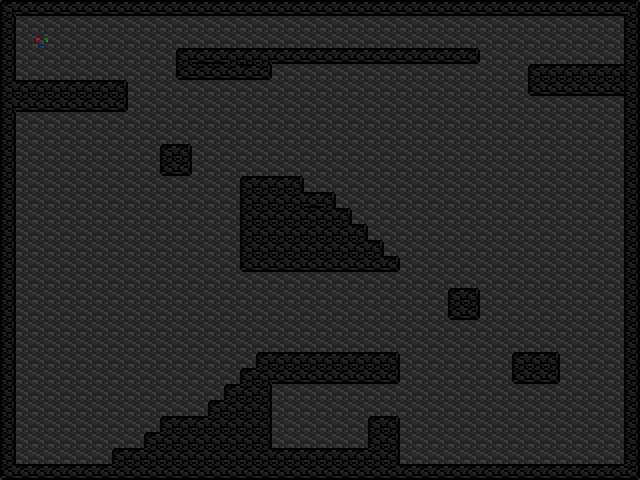

A 2D game scene composited from a Tiled map and its tileset images. What follows is a short description and the map's XML, with every tile layer's data as written:
An orthogonal 40x30 tile map with 16x16 px tiles, 1 tile layer (fondo) and 2 objects.

<map version="1.0" orientation="orthogonal" renderorder="right-down" width="40" height="30" tilewidth="16" tileheight="16">
 <tileset firstgid="1" name="sheet" tilewidth="16" tileheight="16">
  <image source="../sheet.png" width="256" height="256" />
 </tileset>
 <layer name="fondo" width="40" height="30">
  <data encoding="csv">
1,5,5,5,5,5,5,5,5,5,5,5,5,5,5,5,5,5,5,5,5,5,5,5,5,5,5,5,5,5,5,5,5,5,5,5,5,5,5,3,
36,49,49,49,49,49,49,49,49,49,49,49,49,49,49,49,49,49,49,49,49,49,49,49,49,49,49,49,49,49,49,49,49,49,49,49,49,49,49,36,
36,49,50,49,49,49,49,49,49,49,49,49,49,49,49,49,49,49,49,49,49,49,49,49,49,49,49,49,49,49,49,49,49,49,49,49,49,49,49,36,
36,49,49,49,49,49,49,49,49,49,49,1,5,5,2,2,2,5,5,5,5,5,5,5,5,5,5,5,5,6,49,49,49,49,49,49,49,49,49,36,
36,49,49,49,49,49,49,49,49,49,49,33,34,34,34,5,35,49,49,49,49,49,49,49,49,49,49,49,49,49,49,49,49,1,2,2,2,2,2,36,
17,2,2,2,2,2,2,3,49,49,49,49,49,49,49,49,49,49,49,49,49,49,49,49,49,49,49,49,49,49,49,49,49,33,34,34,34,34,34,36,
17,34,34,34,34,34,34,35,49,49,49,49,49,49,49,49,49,49,49,49,49,49,49,49,49,49,49,49,49,49,49,49,49,49,49,49,49,49,49,36,
36,49,49,49,49,49,49,49,49,49,49,49,49,49,49,49,49,49,49,49,49,49,49,49,49,49,49,49,49,49,49,49,49,49,49,49,49,49,49,36,
36,49,49,49,49,49,49,49,49,49,49,49,49,49,49,49,49,49,49,49,49,49,49,49,49,49,49,49,49,49,49,49,49,49,49,49,49,49,49,36,
36,49,49,49,49,49,49,49,49,49,1,3,49,49,49,49,49,49,49,49,49,49,49,49,49,49,49,49,49,49,49,49,49,49,49,49,49,49,49,36,
36,49,49,49,49,49,49,49,49,49,33,35,49,49,49,49,49,49,49,49,49,49,49,49,49,49,49,49,49,49,49,49,49,49,49,49,49,49,49,36,
36,49,49,49,49,49,49,49,49,49,49,49,49,49,49,1,2,2,3,49,49,49,49,49,49,49,49,49,49,49,49,49,49,49,49,49,49,49,49,36,
36,49,49,49,49,49,49,49,49,49,49,49,49,49,49,17,18,18,18,5,3,49,49,49,49,49,49,49,49,49,49,49,49,49,49,49,49,49,49,36,
36,49,49,49,49,49,49,49,49,49,49,49,49,49,49,17,18,18,18,18,18,3,49,49,49,49,49,49,49,49,49,49,49,49,49,49,49,49,49,36,
36,49,49,49,49,49,49,49,49,49,49,49,49,49,49,17,18,18,18,18,18,18,3,49,49,49,49,49,49,49,49,49,49,49,49,49,49,49,49,36,
36,49,49,49,49,49,49,49,49,49,49,49,49,49,49,17,18,18,18,18,18,18,18,3,49,49,49,49,49,49,49,49,49,49,49,49,49,49,49,36,
36,49,49,49,49,49,49,49,49,49,49,49,49,49,49,33,34,34,34,34,34,34,34,34,6,49,49,49,49,49,49,49,49,49,49,49,49,49,49,36,
36,49,49,49,49,49,49,49,49,49,49,49,49,49,49,49,49,49,49,49,49,49,49,49,49,49,49,49,49,49,49,49,49,49,49,49,49,49,49,36,
36,49,49,49,49,49,49,49,49,49,49,49,49,49,49,49,49,49,49,49,49,49,49,49,49,49,49,49,1,3,49,49,49,49,49,49,49,49,49,36,
36,49,49,49,49,49,49,49,49,49,49,49,49,49,49,49,49,49,49,49,49,49,49,49,49,49,49,49,33,35,49,49,49,49,49,49,49,49,49,36,
36,49,49,49,49,49,49,49,49,49,49,49,49,49,49,49,49,49,49,49,49,49,49,49,49,49,49,49,49,49,49,49,49,49,49,49,49,49,49,36,
36,49,49,49,49,49,49,49,49,49,49,49,49,49,49,49,49,49,49,49,49,49,49,49,49,49,49,49,49,49,49,49,49,49,49,49,49,49,49,36,
36,49,49,49,49,49,49,49,49,49,49,49,49,49,49,49,1,2,2,2,2,2,2,2,3,49,49,49,49,49,49,49,1,2,3,49,49,49,49,36,
36,49,49,49,49,49,49,49,49,49,49,49,49,49,49,1,18,34,34,34,34,34,34,34,35,49,49,49,49,49,49,49,33,34,35,49,49,49,49,36,
36,49,49,49,49,49,49,49,49,49,49,49,49,49,1,18,19,49,49,49,49,49,49,49,49,49,49,49,49,49,49,49,49,49,49,49,49,49,49,36,
36,49,49,49,49,49,49,49,49,49,49,49,49,1,18,18,19,49,49,49,49,49,49,49,49,49,49,49,49,49,49,49,49,49,49,49,49,49,49,36,
36,49,49,49,49,49,49,49,49,49,1,2,2,18,18,18,19,49,49,49,49,49,49,1,3,49,49,49,49,49,49,49,49,49,49,49,49,49,49,36,
36,49,49,49,49,49,49,49,49,1,18,18,18,18,18,18,19,49,49,49,49,49,49,17,19,49,49,49,49,49,49,49,49,49,49,49,49,49,49,36,
36,49,49,49,49,49,49,1,2,18,18,18,18,18,18,18,18,2,2,2,2,2,2,18,19,49,49,49,49,49,49,49,49,49,49,49,49,49,49,36,
33,5,5,5,5,5,5,34,34,34,34,34,34,34,34,34,34,34,34,34,34,34,34,34,34,5,5,5,5,5,5,5,5,5,5,5,5,5,5,35
</data>
 </layer>
 <objectgroup name="obstacles">
  <object gid="7" x="607.999" y="464.018" />
  <object gid="7" x="592" y="464.008" />
 </objectgroup>
</map>
